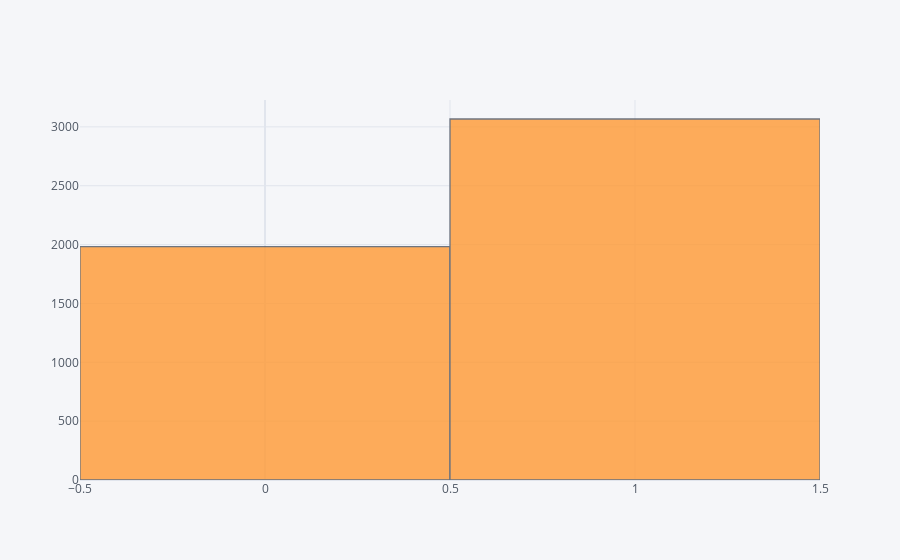

The cell this chart's notebook holds for it:
### Code cell
new_df['survived'].iplot(kind='histogram',mode='markers',size=10)

### Figure 1 — Plotly figure (JSON) as saved in the notebook; plotly's stock layout.template omitted (floating-point values rounded to 4 significant figures; data arrays with more than 128 entries replaced by an {"elided": "..."} marker saying what was removed)
{"data": [{"histfunc": "count", "histnorm": "", "marker": {"color": "rgba(255, 153, 51, 1.0)", "line": {"color": "#4D5663", "width": 1.3}}, "name": "survived", "opacity": 0.8, "orientation": "v", "type": "histogram", "x": {"elided": "5049 int values"}}], "layout": {"barmode": "overlay", "legend": {"bgcolor": "#F5F6F9", "font": {"color": "#4D5663"}}, "paper_bgcolor": "#F5F6F9", "plot_bgcolor": "#F5F6F9", "title": {"font": {"color": "#4D5663"}}, "xaxis": {"gridcolor": "#E1E5ED", "showgrid": true, "tickfont": {"color": "#4D5663"}, "title": {"font": {"color": "#4D5663"}, "text": ""}, "zerolinecolor": "#E1E5ED"}, "yaxis": {"gridcolor": "#E1E5ED", "showgrid": true, "tickfont": {"color": "#4D5663"}, "title": {"font": {"color": "#4D5663"}, "text": ""}, "zerolinecolor": "#E1E5ED"}}}
